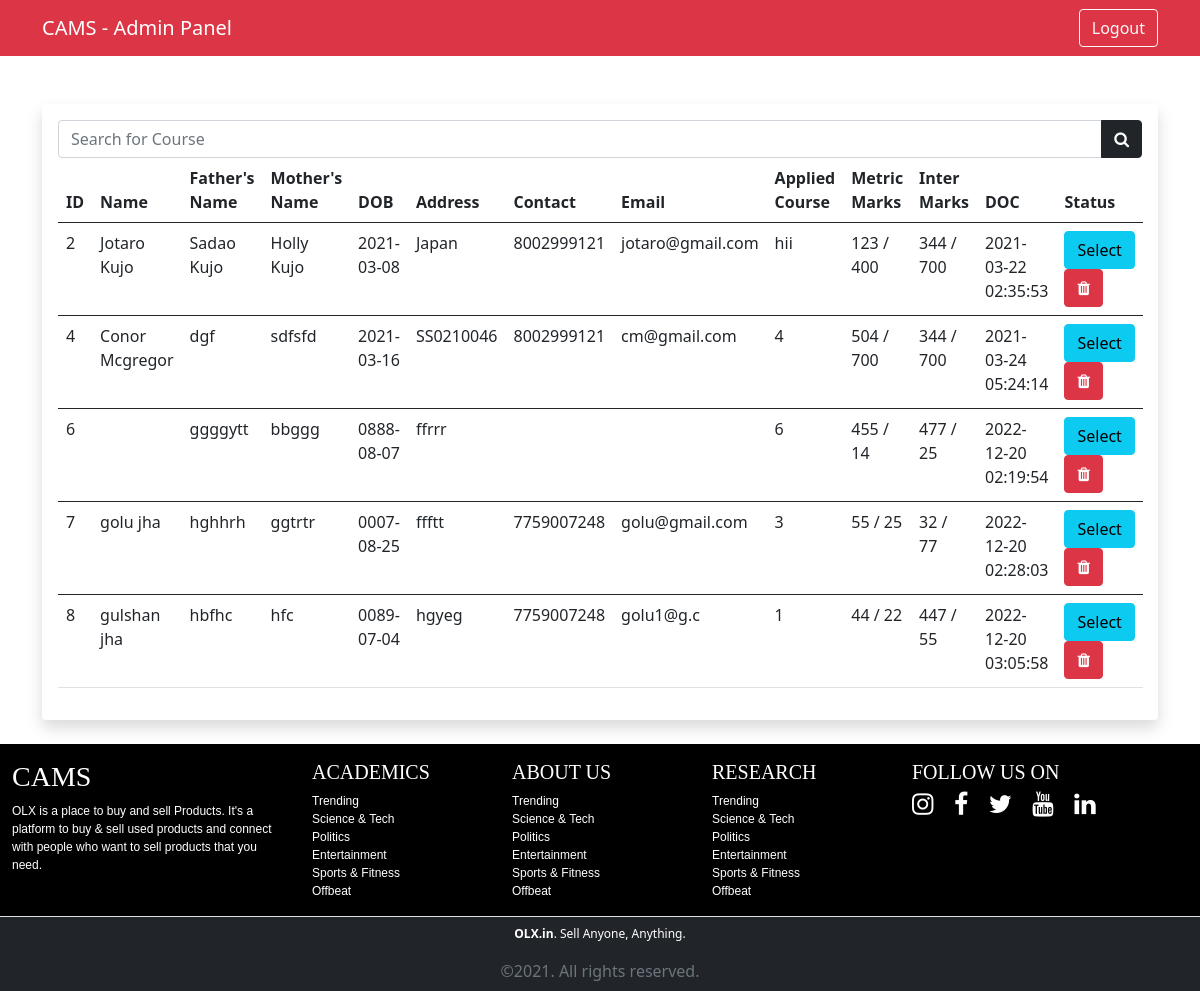
Screenshot of /admin/selected.php (signed in) with the database file from the repository.
### tables this page shows
CREATE TABLE `student_apply` (
  `s_id` int(11) NOT NULL,
  `user_id` int(11) NOT NULL,
  `s_f_name` varchar(100) NOT NULL,
  `s_l_name` varchar(100) NOT NULL,
  `father_name` varchar(100) NOT NULL,
  `mother_name` varchar(100) NOT NULL,
  `s_contact` varchar(50) NOT NULL,
  `s_email` varchar(100) NOT NULL,
  `s_dob` varchar(100) NOT NULL,
  `s_address` varchar(255) NOT NULL,
  `s_course` varchar(100) NOT NULL,
  `metric_marks` int(11) NOT NULL,
  `metric_fullmarks` int(11) NOT NULL,
  `inter_marks` int(11) NOT NULL,
  `inter_fullmarks` int(11) NOT NULL,
  `date_of_apply` timestamp NOT NULL DEFAULT current_timestamp(),
  `form_status` tinyint(4) NOT NULL
);

### include/config.php (called while the page is built, shortened)
<?php
    class Work{
        private $host = "localhost";
        private $username = "root";
        private $password = "";
        private $database = "cams";
        private $connect;
        public function __construct(){
            $this->connect = new mysqli($this->host, $this->username, $this->password, $this->database);
            if(mysqli_connect_error()){
                trigger_error("Databse Connection Failed".mysqli_connect_error());
            }
            else{
                return $this->connect;
            }
        }
        public function select($query){
            $run = $this->connect->query($query);
            $array = [];
            if($run->num_rows > 0){
                while($row = $run->fetch_assoc()){
                    $array[] = $row;
                }
                return $array;
            }
            else{
                echo "No records found";
                return $array;
            }
        }
    }
    $cams = new Work();
?>

### admin/selected.php (the view, shortened to what this page needs)
<?php include "../include/config.php";
?>
<!DOCTYPE html>
<html lang="en">
<head>
<link href="https://cdn.jsdelivr.net/npm/bootstrap@5.0.0-beta2/dist/css/bootstrap.min.css" rel="stylesheet">
<link rel="stylesheet" href="https://cdnjs.cloudflare.com/ajax/libs/font-awesome/4.7.0/css/font-awesome.min.css">
<link rel="stylesheet" href="https://cdn.jsdelivr.net/npm/bootstrap-icons@1.4.0/font/bootstrap-icons.css">
</head>
<body>
<nav class="navbar navbar-expand-lg navbar-dark bg-danger">
    <div class="container">
    <a href="" class="navbar-brand">CAMS - Admin Panel</a>
        <ul class="navbar-nav ms-auto">
            <li class="nav-item"><a href="admin_logout.php" class="btn btn-outline-light">Logout</a></li>
        </ul>
    </div>
    </nav>
<div class="container mt-5">
        <div class="card border-0 shadow">
            <div class="card-body">
            <form action="" method="get">
                <div class="input-group">
                    <input type="search" name="app_search" placeholder="Search for Course" class="form-control">
                    <button class="btn btn-dark" name="find"><i class="fa fa-search"></i></button>
                </div>
            </form>
                <table class="table">
                    <thead>
                        <tr>
                            <th>ID</th>
                            <th>Name</th>
                            <th>Father's Name</th>
                            <th>Mother's Name</th>
                            <th>DOB</th>
                            <th>Address</th>
                            <th>Contact</th>
                            <th>Email</th>
                            <th>Applied Course</th>
                            <th>Metric Marks</th>
                            <th>Inter Marks</th>
                            <th>DOC</th>
                            <th>Status</th>
                        </tr>
                    </thead>
                    <?php
                         if(isset($_GET['app_search'])):
                            $search = $_GET['app_search'];
                            $app = $cams->select("SELECT * FROM student_apply WHERE student_apply.s_f_name LIKE '%$search%' AND form_status = 1");
                        else:
                            $app = $cams->select("SELECT * FROM student_apply");
                        endif;
                        foreach($app as $r): ?>
                        <tbody>
                            <tr>
                                <td><?= $r['s_id'];?></td>
                                <td><?= $r['s_f_name'];?> <?= $r['s_l_name'];?></td>
                                <td><?= $r['father_name'];?></td>
                                <td><?= $r['mother_name'];?></td>
                                <td><?= $r['s_dob'];?></td>
                                <td><?= $r['s_address'];?></td>
                                <td><?= $r['s_contact'];?></td>
                                <td><?= $r['s_email'];?></td>
                                <td><?= $r['s_course'];?></td>
                                <td><?= $r['metric_marks'];?> / <?= $r['metric_fullmarks'];?></td>
                                <td><?= $r['inter_marks'];?> / <?= $r['inter_fullmarks'];?></td>
                                <td><?= $r['date_of_apply'];?></td>
                                <td>
                                    <a href="" class="btn btn-info">Select</a>
                                    <a href="" class="btn btn-danger"><i class="fa fa-trash"></i></a>
                                </td>
                            </tr>
                        </tbody>
                        <?php endforeach; ?>
                </table>
            </div>
        </div>
    </div>
</body>
</html>
<?php include "../include/footer.php"; ?>

### rows the page displays
student_apply: s_id "2", s_f_name "Jotaro", s_l_name "Kujo", father_name "Sadao Kujo", mother_name "Holly Kujo", s_dob "2021-03-08", s_address "Japan", s_contact "8002999121", s_email "jotaro@gmail.com", s_course "hii", metric_marks "123", metric_fullmarks "400", inter_marks "344", inter_fullmarks "700", date_of_apply "2021-03-22 02:35:53"
student_apply: s_id "4", s_f_name "Conor", s_l_name "Mcgregor", father_name "dgf", mother_name "sdfsfd", s_dob "2021-03-16", s_address "SS0210046", s_contact "8002999121", s_email "cm@gmail.com", s_course "4", metric_marks "504", metric_fullmarks "700", inter_marks "344", inter_fullmarks "700", date_of_apply "2021-03-24 05:24:14"
student_apply: s_id "6", father_name "ggggytt", mother_name "bbggg", s_dob "0888-08-07", s_address "ffrrr", s_course "6", metric_marks "455", metric_fullmarks "14", inter_marks "477", inter_fullmarks "25", date_of_apply "2022-12-20 02:19:54"
student_apply: s_id "7", s_f_name "golu", s_l_name "jha", father_name "hghhrh", mother_name "ggtrtr", s_dob "0007-08-25", s_address "ffftt", s_contact "7759007248", s_email "golu@gmail.com", s_course "3", metric_marks "55", metric_fullmarks "25", inter_marks "32", inter_fullmarks "77", date_of_apply "2022-12-20 02:28:03"
student_apply: s_id "8", s_f_name "gulshan", s_l_name "jha", father_name "hbfhc", mother_name "hfc", s_dob "0089-07-04", s_address "hgyeg", s_contact "7759007248", s_email "golu1@g.c", s_course "1", metric_marks "44", metric_fullmarks "22", inter_marks "447", inter_fullmarks "55", date_of_apply "2022-12-20 03:05:58"
